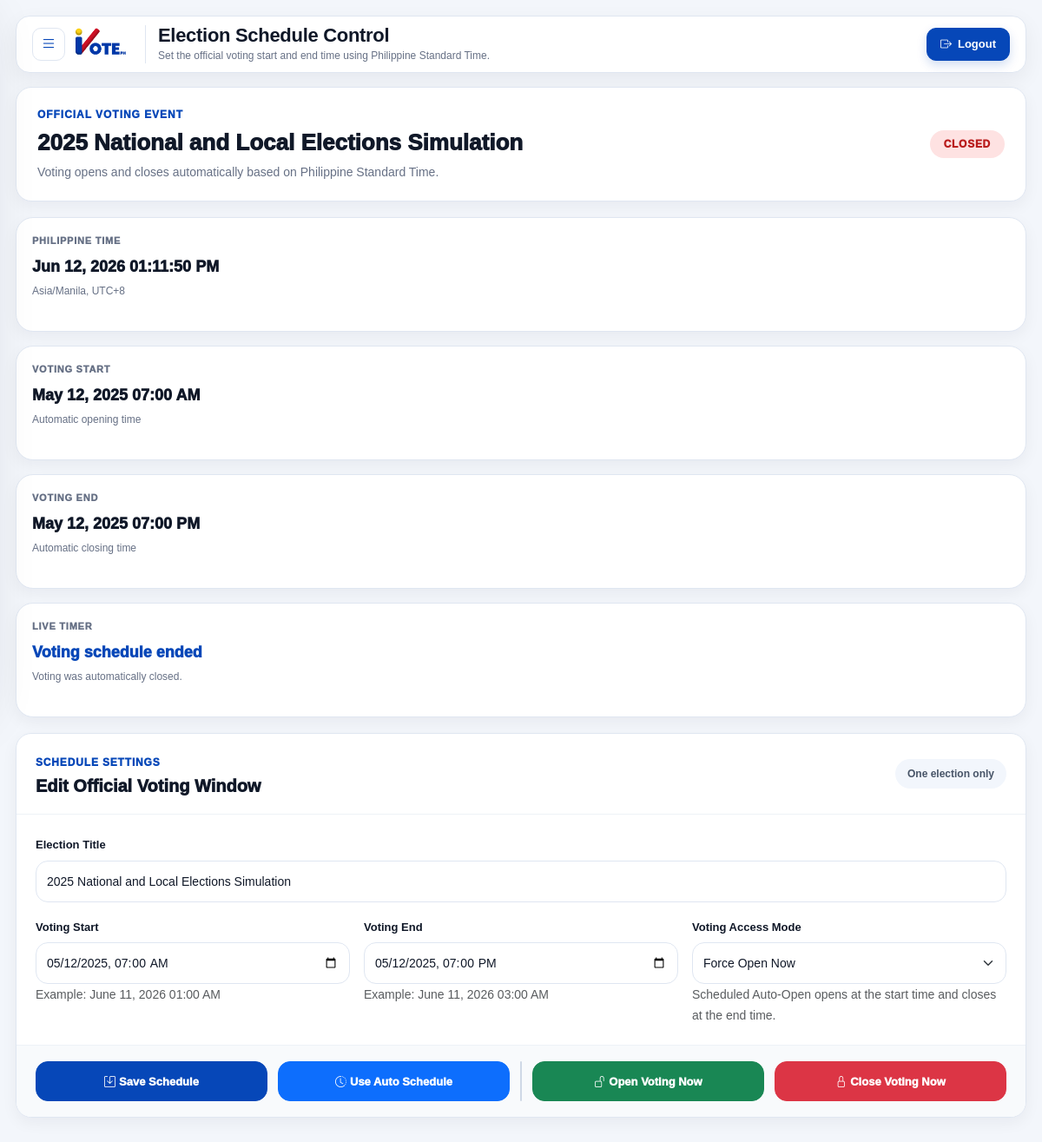
The app's page /admin/admin/elections.php (signed in) with its own data.
### tables this page shows
CREATE TABLE elections (
    election_id INT UNSIGNED AUTO_INCREMENT PRIMARY KEY,
    election_title VARCHAR(180) NOT NULL,
    start_date DATETIME NOT NULL,
    end_date DATETIME NOT NULL,
    status ENUM('draft', 'open', 'closed') NOT NULL DEFAULT 'draft',

    created_at TIMESTAMP NOT NULL DEFAULT CURRENT_TIMESTAMP,
    updated_at TIMESTAMP NOT NULL DEFAULT CURRENT_TIMESTAMP ON UPDATE CURRENT_TIMESTAMP,

    INDEX idx_elections_status (status),
    INDEX idx_elections_dates (start_date, end_date)
);

### admin/helpers/functions.php (called while the page is built, shortened)
<?php
function e($value)
{
    return htmlspecialchars((string) $value, ENT_QUOTES, 'UTF-8');
}
?>

### admin/admin/elections.php (the view, shortened to what this page needs)
<?php
require_once dirname(__FILE__) . '/../helpers/functions.php';
$pdo = db();
$errors = array();
function election_quote_col($column)
{
    return '`' . str_replace('`', '', $column) . '`';
}
function election_table_columns($pdo)
{
    $columns = array();
    try {
        $stmt = $pdo->query("SHOW COLUMNS FROM elections");
        $rows = $stmt->fetchAll(PDO::FETCH_ASSOC);
        foreach ($rows as $row) {
            $columns[$row['Field']] = $row;
        }
    } catch (Exception $e) {
        $columns = array();
    }
    return $columns;
}
function election_pick_column($columns, $choices)
{
    foreach ($choices as $choice) {
        if (isset($columns[$choice])) {
            return $choice;
        }
    }
    return '';
}
function election_uses_lowercase_status($columns, $status_col)
{
    $type = strtolower($columns[$status_col]['Type']);
    if (strpos($type, "'open'") !== false) {
        return true;
    }
    return false;
}
function election_ui_status($status)
{
    $status = strtolower(trim((string) $status));
    if ($status == 'open') {
        return 'Open';
    }
    if ($status == 'closed') {
        return 'Closed';
    }
    return 'Draft';
}
function election_db_status($status, $lowercase)
{
    $status = election_ui_status($status);
    if ($lowercase) {
        return strtolower($status);
    }
    return $status;
}
function election_datetime_input($value)
{
    $time = strtotime($value);
    return date('Y-m-d\TH:i', $time);
}
function election_display_datetime($value)
{
    $time = strtotime($value);
    return date('M d, Y h:i A', $time);
}
function election_js_datetime($value)
{
    $time = strtotime($value);
    return date('Y-m-d\TH:i:s', $time) . '+08:00';
}
function election_runtime_status($election)
{
    $stored_status = election_ui_status($election['election_status']);
    $now = time();
    $end = strtotime($election['end_datetime']);
    if ($stored_status == 'Open') {
        if ($end !== false && $now > $end) {
            return 'Closed';
        }
        return 'Open';
    }
    return $stored_status;
}
function election_badge_class_custom($status)
{
    $status = strtolower(trim((string) $status));
    if ($status == 'closed') {
        return 'text-bg-danger';
    }
    return 'text-bg-secondary';
}
function election_get_single($pdo, $title_col, $start_col, $end_col, $status_col)
{
    try {
        $stmt = $pdo->query("
            SELECT
                election_id,
                " . election_quote_col($title_col) . " AS election_title,
                " . election_quote_col($start_col) . " AS start_datetime,
                " . election_quote_col($end_col) . " AS end_datetime,
                " . election_quote_col($status_col) . " AS election_status
            FROM elections
            ORDER BY election_id ASC
            LIMIT 1
        ");
        return $stmt->fetch(PDO::FETCH_ASSOC);
    } catch (Exception $e) {
        return false;
    }
}
function election_sync_status($pdo, $title_col, $start_col, $end_col, $status_col, $status_lowercase)
{
    try {
        $election = election_get_single($pdo, $title_col, $start_col, $end_col, $status_col);
        $now = time();
        $start = strtotime($election['start_datetime']);
        $end = strtotime($election['end_datetime']);
        $stored_status = election_ui_status($election['election_status']);
        if ($now > $end) {
            $stmt = $pdo->prepare("
                UPDATE elections
                SET " . election_quote_col($status_col) . " = :status
                WHERE election_id = :election_id
            ");
            $stmt->execute(array(
                ':status' => election_db_status('Closed', $status_lowercase),
                ':election_id' => $election['election_id']
            ));
        }
        return election_get_single($pdo, $title_col, $start_col, $end_col, $status_col);
    } catch (Exception $e) {
        return false;
    }
}
$columns = election_table_columns($pdo);
$title_col = election_pick_column($columns, array('election_name', 'election_title', 'title'));
$start_col = election_pick_column($columns, array('start_datetime', 'start_date', 'starts_at'));
$end_col = election_pick_column($columns, array('end_datetime', 'end_date', 'ends_at'));
$status_col = election_pick_column($columns, array('election_status', 'status'));
$status_lowercase = false;
if (count($errors) == 0) {
    $status_lowercase = election_uses_lowercase_status($columns, $status_col);
}
$election = false;
if (count($errors) == 0) {
    $election = election_sync_status($pdo, $title_col, $start_col, $end_col, $status_col, $status_lowercase);
}
$runtime_status = election_runtime_status($election);
require_once dirname(__FILE__) . '/../includes/header.php';
require_once dirname(__FILE__) . '/../includes/sidebar.php';
?>
<div class="ivote-management-page ivote-election-page">
    <?php if ($election) { ?>
        <div class="ivote-election-control-shell">
            <div class="ivote-election-hero-card">
                <div class="ivote-election-hero-left">
                    <div class="ivote-election-eyebrow">Official Voting Event</div>
                    <h2><?php echo e($election['election_title']); ?></h2>
                    <p>
                        Voting opens and closes automatically based on Philippine Standard Time.
                    </p>
                </div>
                <div class="ivote-election-hero-right">
                    <span id="ivoteRuntimeBadge" class="badge <?php echo election_badge_class_custom($runtime_status); ?>">
                    </span>
                </div>
            </div>
            <div class="ivote-election-info-grid">
                <div class="ivote-election-info-card">
                    <span>Philippine Time</span>
                    <strong id="ivotePHClock"><?php echo e(date('M d, Y h:i:s A')); ?></strong>
                    <small>Asia/Manila, UTC+8</small>
                </div>
                <div class="ivote-election-info-card">
                    <span>Voting Start</span>
                    <strong><?php echo e(election_display_datetime($election['start_datetime'])); ?></strong>
                    <small>Automatic opening time</small>
                </div>
                <div class="ivote-election-info-card">
                    <span>Voting End</span>
                    <strong><?php echo e(election_display_datetime($election['end_datetime'])); ?></strong>
                    <small>Automatic closing time</small>
                </div>
                <div class="ivote-election-info-card">
                    <span>Live Timer</span>
                    <strong
                        id="ivoteElectionTimer"
                        class="ivote-election-timer"
                        data-status="<?php echo e(election_ui_status($election['election_status'])); ?>"
                        data-start="<?php echo e(election_js_datetime($election['start_datetime'])); ?>"
                        data-end="<?php echo e(election_js_datetime($election['end_datetime'])); ?>"
                    >
                    </strong>
                    <small id="ivoteTimerCaption">Real-time schedule monitor</small>
                </div>
            </div>
            <div class="ivote-card ivote-election-editor-card">
                <div class="ivote-election-card-title">
                    <div>
                        <span>Schedule Settings</span>
                        <h3>Edit Official Voting Window</h3>
                    </div>
                    <div class="ivote-election-card-pill">
                        One election only
                    </div>
                </div>
                <form method="POST" action="elections.php" class="ivote-election-editor-form" id="officialElectionForm">
                    <div class="row g-3">
                        <div class="col-md-12">
                            <label class="form-label">Election Title</label>
                            <input
                                type="text"
                                name="election_title"
                                class="form-control"
                                value="<?php echo e($election['election_title']); ?>"
                                required
                            >
                        </div>
                        <div class="col-md-4">
                            <label class="form-label">Voting Start</label>
                            <input
                                type="datetime-local"
                                name="start_datetime"
                                class="form-control"
                                value="<?php echo e(election_datetime_input($election['start_datetime'])); ?>"
                                required
                            >
                            <small class="text-muted">Example: June 11, 2026 01:00 AM</small>
                        </div>
                        <div class="col-md-4">
                            <label class="form-label">Voting End</label>
                            <input
                                type="datetime-local"
                                name="end_datetime"
                                class="form-control"
                                value="<?php echo e(election_datetime_input($election['end_datetime'])); ?>"
                                required
                            >
                            <small class="text-muted">Example: June 11, 2026 03:00 AM</small>
                        </div>
                        <div class="col-md-4">
                            <label class="form-label">Voting Access Mode</label>
                            <select name="access_mode" class="form-select" required>
                                <option value="Open" <?php echo (election_ui_status($election['election_status']) == 'Open') ? 'selected' : ''; ?>>
                                    Force Open Now
                                </option>
                            </select>
                            <small class="text-muted">
                                Scheduled Auto-Open opens at the start time and closes at the end time.
                            </small>
                        </div>
                    </div>
                </form>
                <div class="ivote-election-actions-row-final">
    <button type="submit" form="officialElectionForm" class="btn btn-ivote ivote-election-action-btn">
        <i class="bi bi-save me-1"></i>
        Save Schedule
    </button>
    <form method="POST" action="elections.php" class="ivote-election-action-form">
        <button type="submit" class="btn btn-primary ivote-election-action-btn">
            <i class="bi bi-clock-history me-1"></i>
            Use Auto Schedule
        </button>
    </form>
    <div class="ivote-election-action-divider-final"></div>
    <form method="POST" action="elections.php" class="ivote-election-action-form">
        <button type="submit" class="btn btn-success ivote-election-action-btn">
            <i class="bi bi-unlock me-1"></i>
            Open Voting Now
        </button>
    </form>
    <form method="POST" action="elections.php" class="ivote-election-action-form">
        <button type="submit" class="btn btn-danger ivote-election-action-btn">
            <i class="bi bi-lock me-1"></i>
            Close Voting Now
        </button>
    </form>
</div>
    <?php } else { ?>
        <div class="alert alert-danger">
            Election schedule could not be loaded.
        </div>
    <?php } ?>
</div>
<?php
require_once dirname(__FILE__) . '/../includes/footer.php';
?>

### records on screen
elections: election_title "2025 National and Local Elections Simulation", start_date "May 12, 2025 07:00 AM", end_date "May 12, 2025 07:00 PM", start_datetime "05/12/2025 07:00", end_datetime "05/12/2025 19:00", access_mode "Force Open Now"

### other values on screen
$page_title "Election Schedule Control"
$page_subtitle "Set the official voting start and end time using Philippine Standard Time."
